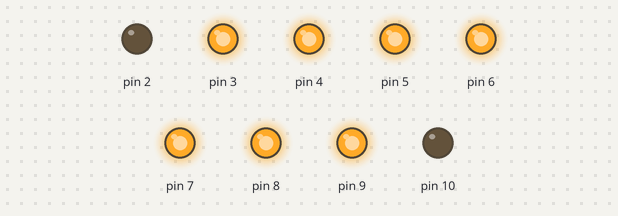
Bench run of a sketch on a simulated Arduino Uno, built with avr-gcc and run on an emulated ATmega328P. Parts: output pins drawn as LEDs (lit = HIGH).

Above: at 0.42 s.
At 0.62 s:
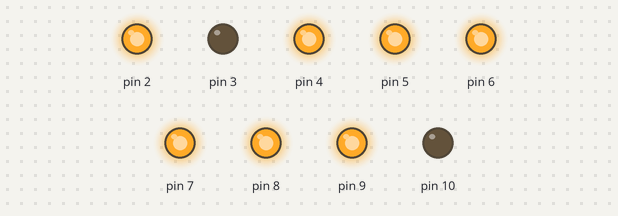
At 0.82 s:
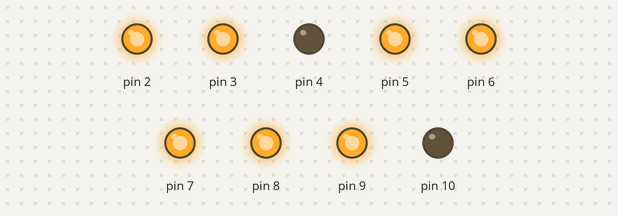
At 1.22 s:
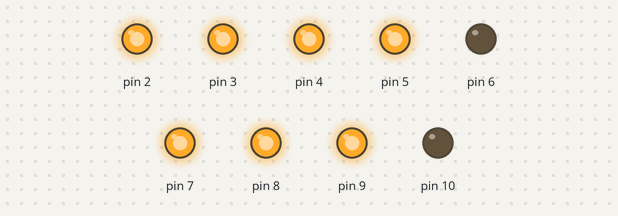
At 1.8 s:
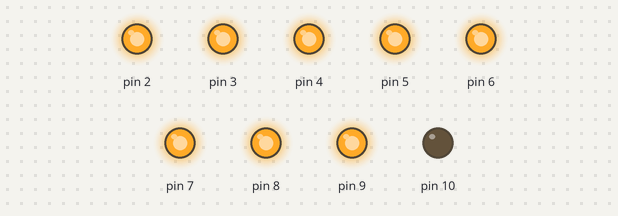
At 3.02 s:
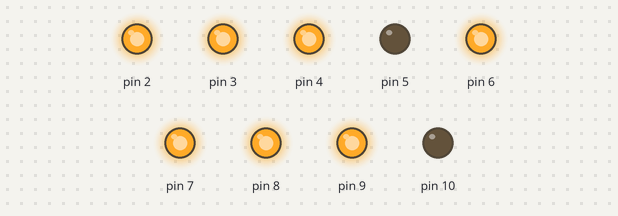
Timing chart, 0 to 3.3 s (numbered marks = the images above):
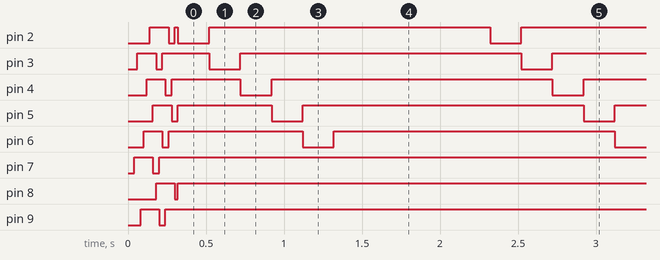

Measured:
- by itself, pin 2: goes LOW 0.04 s, HIGH 0.02 s, 19 × (LOW 0.20 s, HIGH 1.8 s), LOW 0.20 s, then HIGH
- by itself, pin 3: goes LOW 0.04 s, HIGH 0.30 s, 19 × (LOW 0.20 s, HIGH 1.8 s), LOW 0.20 s, then HIGH
- by itself, pin 4: goes LOW 0.04 s, HIGH 0.44 s, 19 × (LOW 0.20 s, HIGH 1.8 s), LOW 0.20 s, then HIGH
- by itself, pin 5: goes LOW 0.04 s, HIGH 0.60 s, 19 × (LOW 0.20 s, HIGH 1.8 s), LOW 0.20 s, then HIGH
- by itself, pin 6: goes LOW 0.04 s, HIGH 0.86 s, 19 × (LOW 0.20 s, HIGH 1.8 s), LOW 0.20 s, then HIGH

The sketch:

FireSeqTest.ino
```cpp
/*
    EL Driver test code
	Pete Dokter, 5/20/09

*/


#define EL_A 2
#define EL_B 3
#define EL_C 4
#define EL_D 5
#define EL_E 6
#define EL_F 7
#define EL_G 8
#define EL_H 9
#define EL_MAX 10


//Define functions
//======================

void pulse(char line, int speed);
void cycle(int speed);
void line_on(char line);//send EL_A through EL_H
void line_off(char line);//send EL_A through EL_H
void Lightning(char white, char other);

//======================

static char line_on_1 = 0;
static char line_on_2 = 0;


#if 1
void loop (void)
{
#define MYDELAY 200
	line_on(EL_A);
	delay(MYDELAY);

	line_off(EL_A);
	line_on(EL_B);
	delay(MYDELAY);

	line_off(EL_B);
	line_on(EL_C);
	delay(MYDELAY);

	line_off(EL_C);
	line_on(EL_D);
	delay(MYDELAY);

	line_off(EL_D);
	line_on(EL_E);
	delay(MYDELAY);

	line_off(EL_E);

	delay(1000);
}


void Lightning(char white, char other)
{
	line_on(white);
	delay(20);
	line_on(other);
	delay(20);
	line_off(other);
	delay(20);
	line_off(white);

	delay(80);
	line_on(white);
	delay(20);
	line_off(white);

}


#else
void loop (void)
{
	int x;

	for (x = 0; x < 4; x++)
	{
		pulse(EL_A,125);
		delay(100);
	}


	for (x = 10000; x < 25000; x+=1000)
	{
		cycle(x);
	}

	for (x = 25000; x < 32000; x+=200)
	{
		cycle(x);
	}

	for (x = 0; x < 1600; x++)
	{
		cycle(32000);
	}

	for (x = 0; x < 15; x++)
	{
		line_on(EL_F);
		delay(20);
		line_on(EL_B);
		delay(20);
		line_on(EL_H);
		delay(20);
		line_on(EL_E);
		delay(20);
		line_on(EL_C);
		delay(20);
		line_on(EL_A);
		delay(20);
		line_on(EL_D);
		delay(20);
		line_on(EL_G);
		delay(20);

	}

	line_off(EL_D);
	line_off(EL_G);

	for (x = 0; x < 4; x++)
	{
		pulse(EL_A,250);
		delay(100);
	}

	delay(1000);
}
#endif

void setup (void)
{
	for (int i=EL_A; i<EL_MAX; i++)
		pinMode(i, OUTPUT);

	pinMode(10, OUTPUT);
	for (int x = 0; x < 2; x++)
	{
		line_on(EL_F);
		delay(20);
		line_on(EL_B);
		delay(20);
		line_on(EL_H);
		delay(20);
		line_on(EL_E);
		delay(20);
		line_on(EL_C);
		delay(20);
		line_on(EL_A);
		delay(20);
		line_on(EL_D);
		delay(20);
		line_on(EL_G);
		delay(20);

	}
	line_off(EL_D);
	line_off(EL_G);
}


void pulse(char line, int speed)
{
	int x;

	for (x = 0; x < 10000; x+=speed)
	{
		line_on(line);
		delayMicroseconds(x + 100);
		line_off(line);
		delayMicroseconds(10000 - x);
	}

	for (x = 0; x < 10000; x+=speed)
	{
		line_on(line);
		delayMicroseconds(10100 - x);
		line_off(line);
		delayMicroseconds(x + 100);
	}

}


void line_on(char line)//send EL_A through EL_H
{

	if (line_on_2 != 0)
		line_off(line_on_2);//can't have more than one line on at a time

	//keep track of what's on and in what sequence
	line_on_2 = line_on_1;
	line_on_1 = line;

	digitalWrite(line, LOW);
}


void line_off(char line)//send EL_A through EL_H
{

	if (line == line_on_2) line_on_2 = 0;
	else if (line == line_on_1)
	{
		line_on_1 = line_on_2;
		line_on_2 = 0;
	}

	digitalWrite(line, HIGH);
}

void cycle(int speed)
{
	int x;

	if (speed > 32000) speed = 32000;

	for (x=EL_A; x<EL_MAX; x++)
	{
		line_on(x);
		delayMicroseconds(32100 - speed);
	}

	for (x = EL_H; x >= EL_A; x--)
	{
		line_on(x);
		delayMicroseconds(32100 - speed);
	}

	line_off(EL_B);
	delayMicroseconds(32100 - speed);
	line_off(EL_A);
}
```
